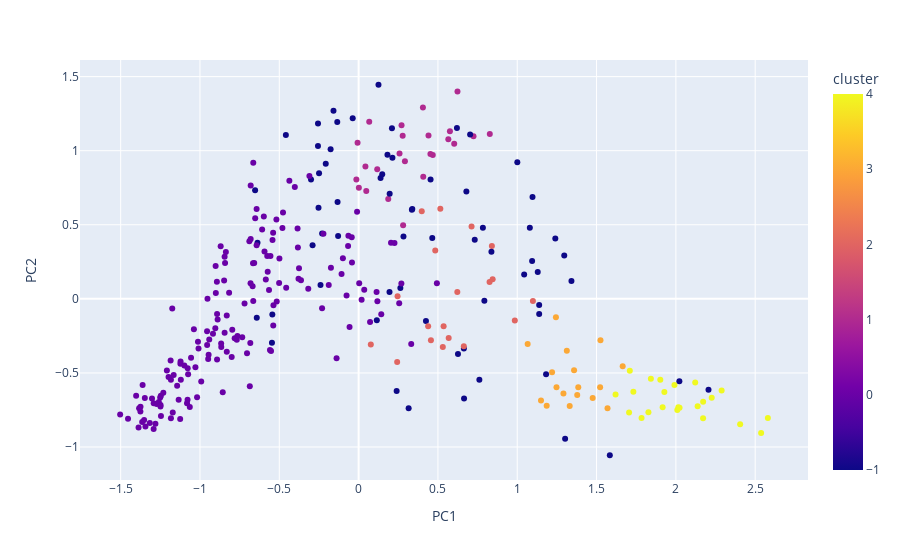

Notebook cell for this chart:
### Code cell
# With PC3, best values are eps:1.6 and min 4
DBSCANplot(features_pca, .48,6)

### Figure 1 — Plotly figure (JSON) as saved in the notebook; plotly's stock layout.template omitted (floating-point values rounded to 4 significant figures; data arrays with more than 128 entries replaced by an {"elided": "..."} marker saying what was removed)
{"data": [{"hovertemplate": "PC1=%{x}<br>PC2=%{y}<br>cluster=%{marker.color}<extra></extra>", "legendgroup": "", "marker": {"color": {"elided": "306 int values"}, "coloraxis": "coloraxis", "symbol": "circle"}, "mode": "markers", "name": "", "orientation": "v", "showlegend": false, "type": "scatter", "x": {"elided": "306 float values"}, "xaxis": "x", "y": {"elided": "306 float values"}, "yaxis": "y"}], "layout": {"coloraxis": {"colorbar": {"title": {"text": "cluster"}}, "colorscale": [[0, "#0d0887"], [0.1111, "#46039f"], [0.2222, "#7201a8"], [0.3333, "#9c179e"], [0.4444, "#bd3786"], [0.5556, "#d8576b"], [0.6667, "#ed7953"], [0.7778, "#fb9f3a"], [0.8889, "#fdca26"], [1, "#f0f921"]]}, "legend": {"tracegroupgap": 0}, "margin": {"t": 60}, "xaxis": {"anchor": "y", "domain": [0, 1], "title": {"text": "PC1"}}, "yaxis": {"anchor": "x", "domain": [0, 1], "title": {"text": "PC2"}}}}
